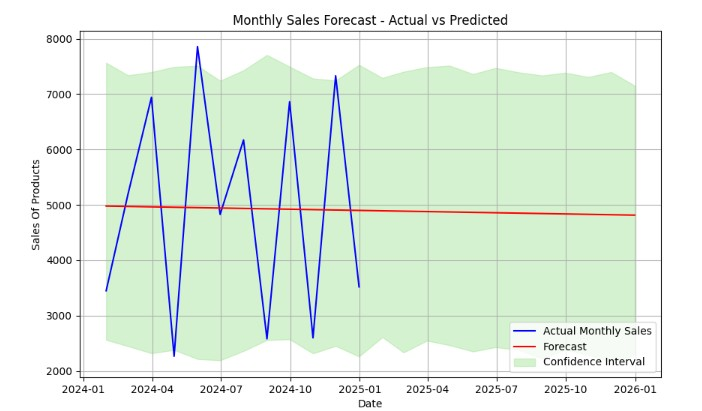

Write Python code to recreate this figure.
import pandas as pd
import matplotlib.pyplot as plt
from prophet import Prophet

df = dataset.copy()
df['Date'] = pd.to_datetime(df['Date'])

#Prophet
prophet_df = df.rename(columns={'Date': 'ds', 'Sales': 'y'})

model = Prophet()
model.fit(prophet_df)

#forcasting monthly for 12 months
future = model.make_future_dataframe(periods=12, freq='M')
forecast = model.predict(future)

#trends and charts
plt.figure(figsize=(10,6))
plt.plot(df['Date'], df['Sales'], label='Actual Monthly Sales', color='Blue')  
plt.plot(forecast['ds'], forecast['yhat'], label='Forecast', color='Red')    
plt.fill_between(forecast['ds'], forecast['yhat_lower'], forecast['yhat_upper'],
                 color='#98df8a', alpha=0.4, label='Confidence Interval')      

#ploting x and y labels
plt.xlabel('Date')
plt.ylabel('Sales Of Products')
plt.title('Monthly Sales Forecast - Actual vs Predicted')
plt.legend()
plt.grid(True)
plt.show()
